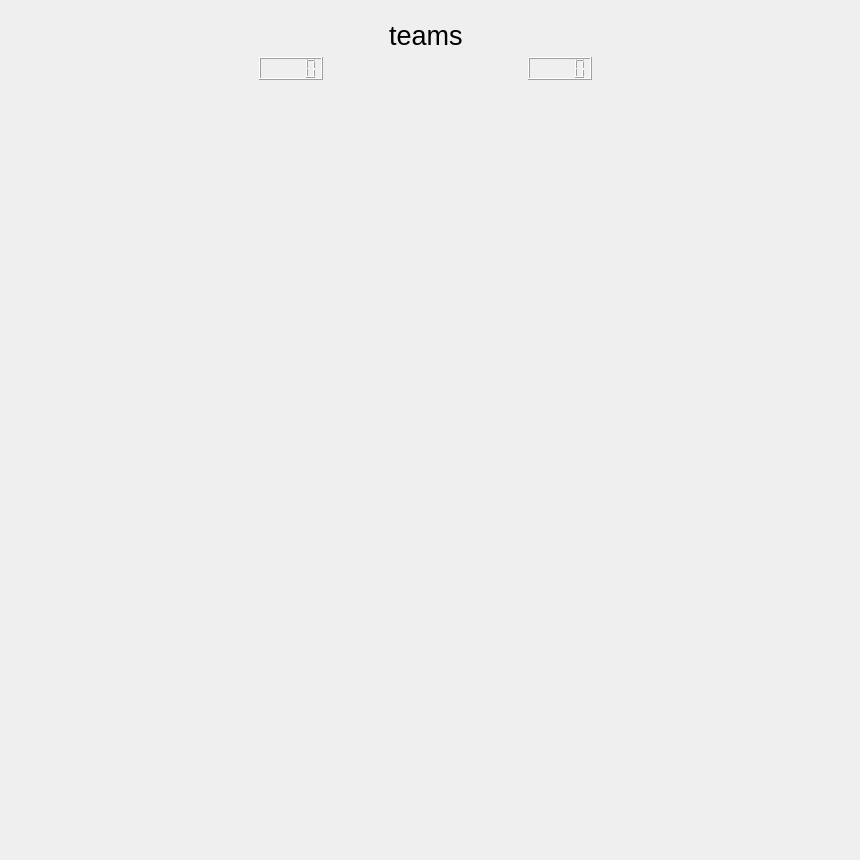
<?xml version="1.0" encoding="UTF-8"?>
<ui version="4.0">
 <class>Match</class>
 <widget class="QWidget" name="Match">
  <property name="geometry">
   <rect>
    <x>0</x>
    <y>0</y>
    <width>860</width>
    <height>860</height>
   </rect>
  </property>
  <property name="minimumSize">
   <size>
    <width>860</width>
    <height>860</height>
   </size>
  </property>
  <property name="maximumSize">
   <size>
    <width>860</width>
    <height>16777215</height>
   </size>
  </property>
  <property name="baseSize">
   <size>
    <width>860</width>
    <height>860</height>
   </size>
  </property>
  <property name="windowTitle">
   <string>Form</string>
  </property>
  <widget class="QWidget" name="verticalLayoutWidget">
   <property name="geometry">
    <rect>
     <x>60</x>
     <y>20</y>
     <width>731</width>
     <height>521</height>
    </rect>
   </property>
   <layout class="QVBoxLayout" name="verticalLayout">
    <item>
     <layout class="QHBoxLayout" name="horizontalLayout_3">
      <item>
       <spacer name="horizontalSpacer_5">
        <property name="orientation">
         <enum>Qt::Horizontal</enum>
        </property>
        <property name="sizeHint" stdset="0">
         <size>
          <width>40</width>
          <height>20</height>
         </size>
        </property>
       </spacer>
      </item>
      <item>
       <widget class="QLabel" name="teamLabel">
        <property name="font">
         <font>
          <pointsize>20</pointsize>
         </font>
        </property>
        <property name="text">
         <string>teams</string>
        </property>
       </widget>
      </item>
      <item>
       <spacer name="horizontalSpacer_2">
        <property name="orientation">
         <enum>Qt::Horizontal</enum>
        </property>
        <property name="sizeHint" stdset="0">
         <size>
          <width>40</width>
          <height>20</height>
         </size>
        </property>
       </spacer>
      </item>
     </layout>
    </item>
    <item>
     <layout class="QHBoxLayout" name="horizontalLayout">
      <item>
       <spacer name="horizontalSpacer_4">
        <property name="orientation">
         <enum>Qt::Horizontal</enum>
        </property>
        <property name="sizeHint" stdset="0">
         <size>
          <width>40</width>
          <height>20</height>
         </size>
        </property>
       </spacer>
      </item>
      <item>
       <widget class="QLCDNumber" name="homeGoalDisplay">
        <property name="font">
         <font>
          <weight>50</weight>
          <bold>false</bold>
         </font>
        </property>
       </widget>
      </item>
      <item>
       <spacer name="horizontalSpacer">
        <property name="orientation">
         <enum>Qt::Horizontal</enum>
        </property>
        <property name="sizeHint" stdset="0">
         <size>
          <width>40</width>
          <height>20</height>
         </size>
        </property>
       </spacer>
      </item>
      <item>
       <widget class="QLCDNumber" name="guestGoalDisplay">
        <property name="font">
         <font>
          <family>Calibri</family>
         </font>
        </property>
        <property name="smallDecimalPoint">
         <bool>false</bool>
        </property>
       </widget>
      </item>
      <item>
       <spacer name="horizontalSpacer_3">
        <property name="orientation">
         <enum>Qt::Horizontal</enum>
        </property>
        <property name="sizeHint" stdset="0">
         <size>
          <width>40</width>
          <height>20</height>
         </size>
        </property>
       </spacer>
      </item>
     </layout>
    </item>
    <item>
     <spacer name="verticalSpacer">
      <property name="orientation">
       <enum>Qt::Vertical</enum>
      </property>
      <property name="sizeHint" stdset="0">
       <size>
        <width>20</width>
        <height>40</height>
       </size>
      </property>
     </spacer>
    </item>
   </layout>
  </widget>
 </widget>
 <resources/>
 <connections/>
</ui>
